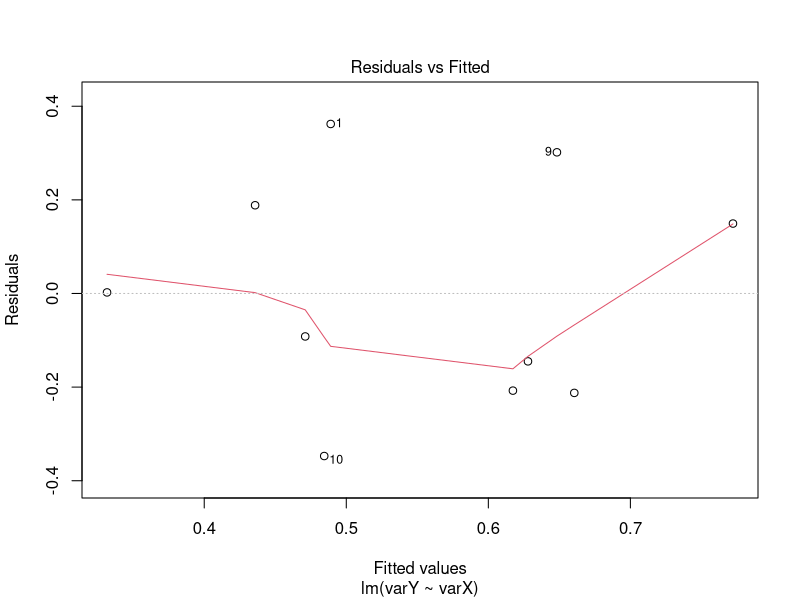
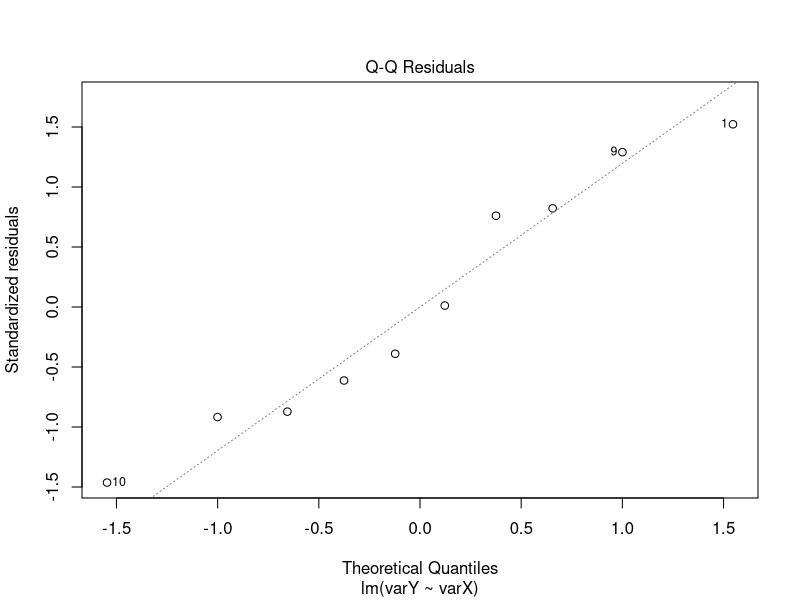
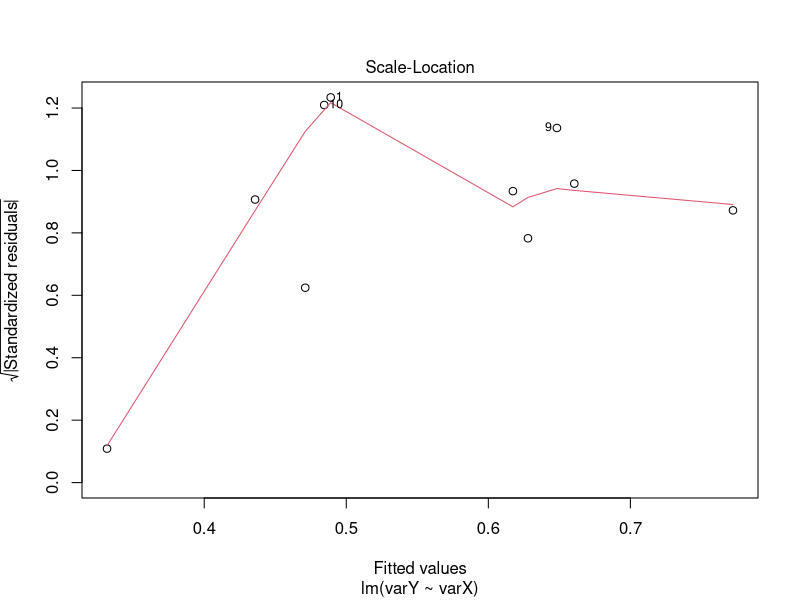
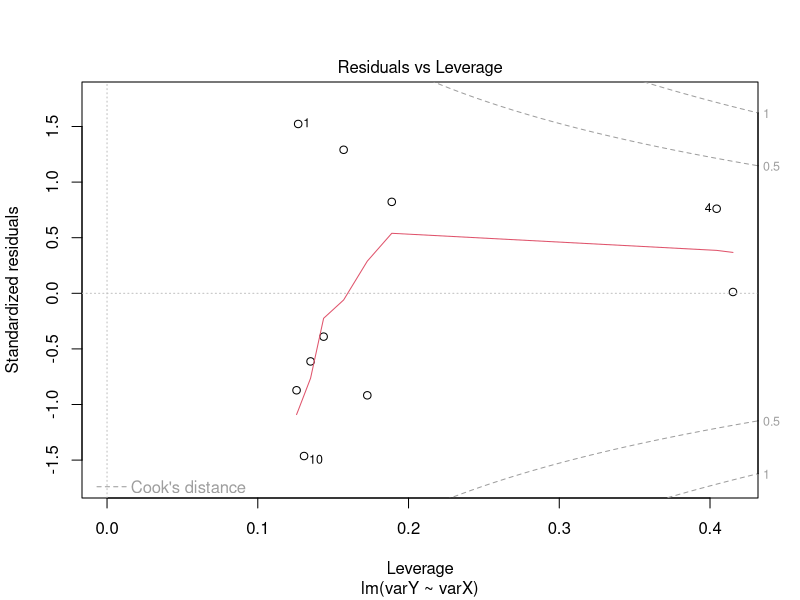
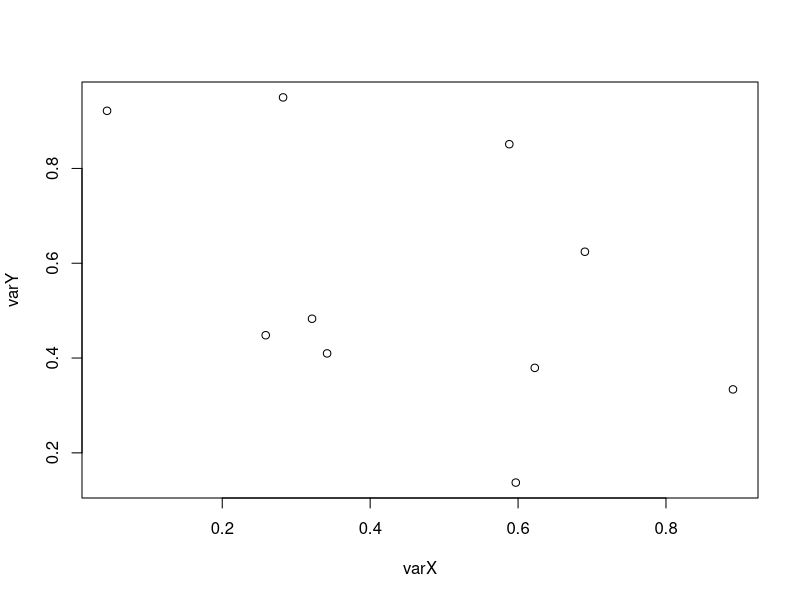

Generate these figures, in order, with R:
# Samantha Alger
# Matrices, lists, dataframes
# 2017-02-16

# Matrices
a <- 1:12 #sequence function
print(a)

# creating a matrix from an atomic vector

m <- matrix(data=1:12,nrow=4,ncol=3)
print(m)

m <- matrix(data=1:12,nrow=4,byrow=TRUE)
print(m)

#use dim() 
#this will tell us the number of rows and columns in matrix m:

dim(m)
dim(m) <- c(6,2)
print(m)
dim(m) <-c(4,3)
print(m)

##Basic dimensions of the matrix:

#number of rows?
nrow(m)
#number of columns?
ncol(m)
#length of m?
length(m)

print(m)

#Add names of rows and columns
names(m)
rownames(m)
rownames(m) <- c("a","b","c","d")
print(m)

#Naming columns, the number of columns:
colnames(m) <- LETTERS[1:ncol(m)]
print(m)

#repeat 1, four times in a row
rownames(m) <- LETTERS[rep(1,4)]
print(m)

rownames(m) <-letters[1:nrow(m)]
print(m)
rownames(m) <- letters[nrow(m):1]
print(m)

# simple subsetting
# print a single element, element in the 2nd row and third column
print(m[2,3])

#printing a single element from row "c", column "C"
print(m["c","C"])

# print an entire row or column with empty subscript
#print row 3
print(m[3,])

#print first column
print(m[,1])

#prints entire matrix
print(m)
print(m[,])
print(m[])

#using paste function for automating names
#pastes "Site1", "Site2"... along rows, sep="" means separated by nothing
#pastes columns
rownames(m) <- paste("Site",1:nrow(m),sep="")
colnames(m) <- paste("Species",LETTERS[1:ncol(m)],sep="")
print(m)

#transpose matrix very easily with t
m2 <- t(m)
print(m2)

# Add additional rows or columns to existing matrix
#add row to matrix m

m2 <-rbind(m2,c(10,20,30,40))
print(m2)
rownames(m2) [4] <- "myFix" #changing row name
print(m2)

#to add a column with cbind()

m2 <-cbind(c(0.2,0.4,0.6,0.8),m2)
print(m2)
colnames(m2) [1] <- "myFix2" #changing column name
print(m2)

#calling specific elements in the matrix
m2["SpeciesA","Site2"] #eauals m2[1,3]
m2[c("SpeciesB", "SpeciesC"),c("Site1","Site4")]

# transform matrix back into vector
myVec <- as.vector(m)
print(myVec)

# Lists are atomic vectors
# but each element can be of any type we want and can hold other structures including other lists
myList <- list(1:10,matrix(1:8,nrow=4,byrow=TRUE),
               letters[1:3],pi)
print(myList)
str(myList)
myList[4]
#myList[4]-3
myList[[4]]-3 # double bracket says to go inside and grab the structure that we want (it will subtract 3 from 'pi')

#suppose a list with 10 elements in it
# [[5]] equals the contents of car #5
# [c(4,5,6)] equals a little train of cars 4, 5, and 6

myList[[2]]
myList[[2]][3,2] #can use double bracket to call the name of the element in the list, and [3,2] calls the element.

#pulling out results from stats in R with a list
varY <-runif(10)
varX <-runif(10)
myModel <-lm(varY~varX)
print(myModel)
summary(myModel)
plot(myModel)
plot(x=varX,y=varY)

#figure out structure of myModel so that you can call particular parts of the summary
str(summary(myModel))
names(summary(myModel))
summary(myModel)$coefficients
summary(myModel)$coefficients[2,4]


## Data Frames
# a data frame is a list of equal length atomic vectors
varA <- 1:12
varB <- rep(c("Con", "LowN", "HighN"), each=4) #4 values of each
varC <- runif(12)
dFrame <- data.frame(varA,varB,varC,stringsAsFactors = FALSE)
print(dFrame)
str(dFrame)

# add a row to data frame with rbind
# but we first must create it as a data frame

newData <- data.frame(list(varA=13,varB="HighN",varC=0.668),stringsAsFactors = FALSE)
str(newData) #create new data frame
dFrame <- rbind(dFrame,newData) # using rbind
str(dFrame)
tail(dFrame) # visualizing the end of the new dataframe to see the new row

#adding a column is more simple
newVar <-data.frame(varD=runif(13))
dFrame <-cbind(dFrame,newVar)
head(dFrame)
